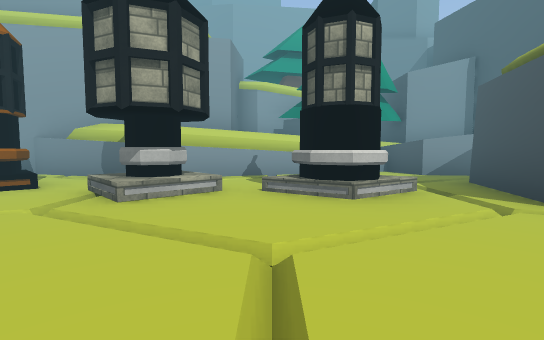
view 1 (above)

15 first-person views from a walk through a scene from a Unity 3-D project. The camera is 1.2 m above the floor, tilts 4° down and sees 85° across. The floor is counted in squares, 2 m on a side. Each view is taken from the middle of a square. On the plan, view 1 faces up. The plan holds only what a view shows up to about 9 squares ahead; the rest is blank. The place goes on beyond the plan. The player character is not drawn. Some surface patterns are stand-ins.

view 2
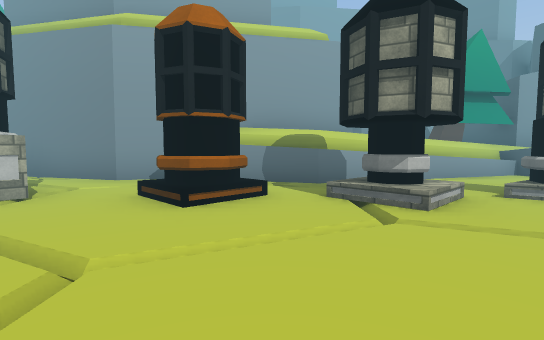

view 3
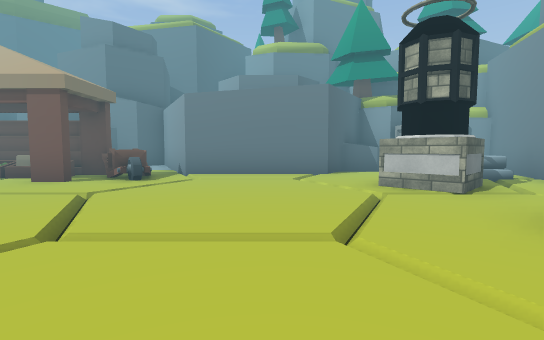

view 4
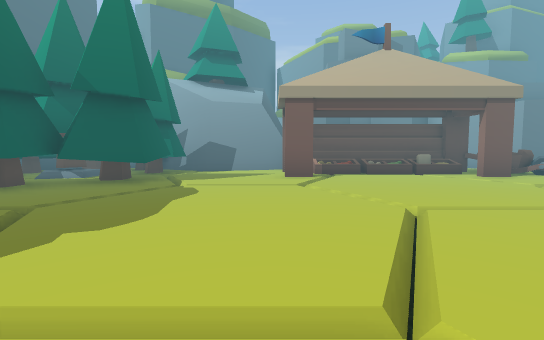

view 5
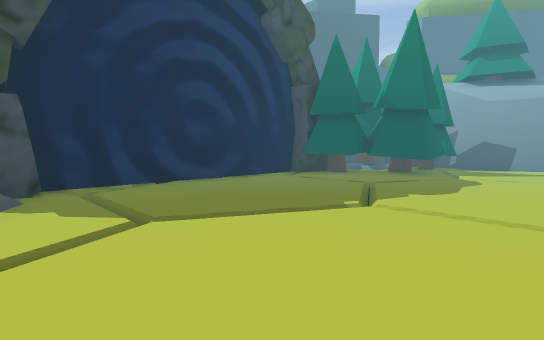

view 6
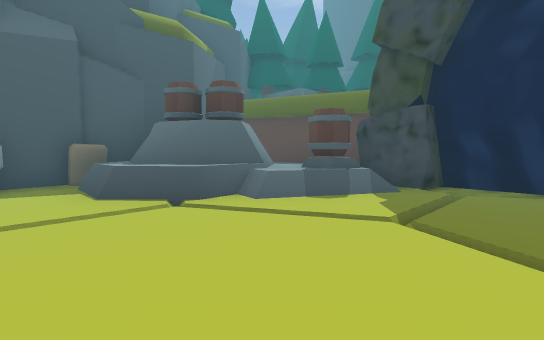

view 7
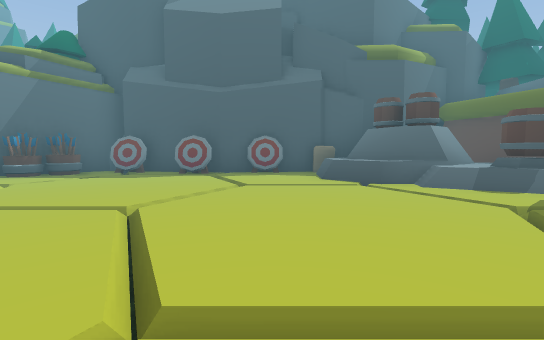

view 8
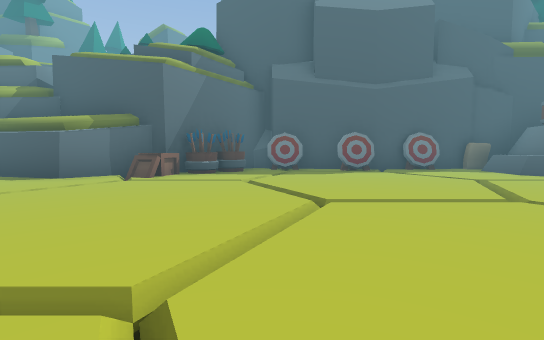

view 9
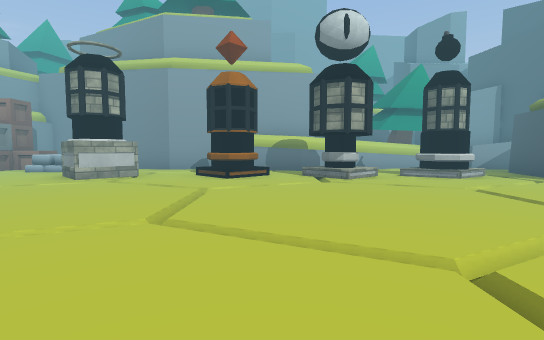

view 10
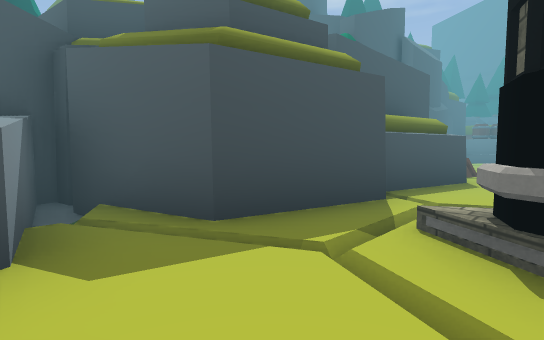

view 11
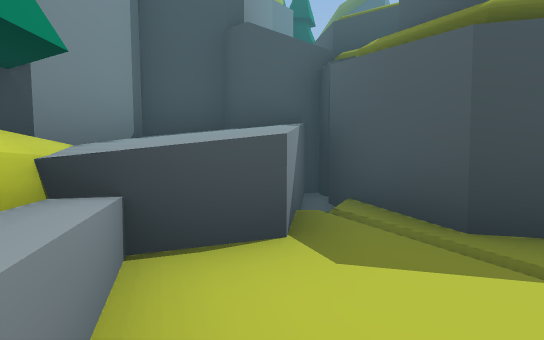

view 12
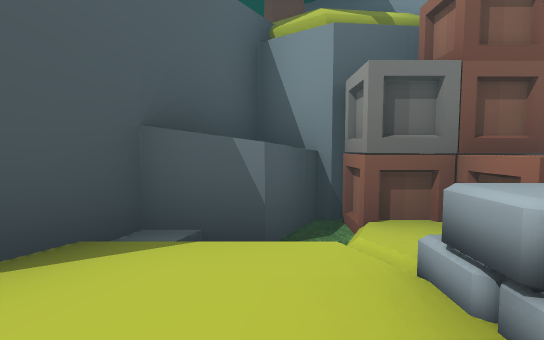

view 13
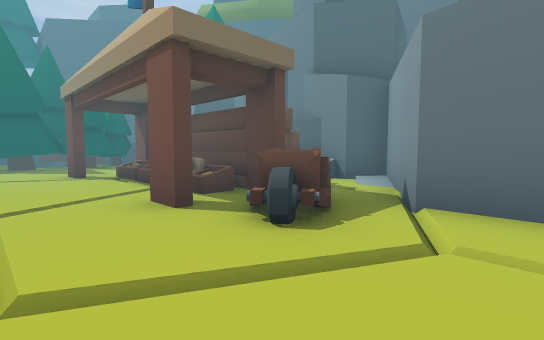

view 14
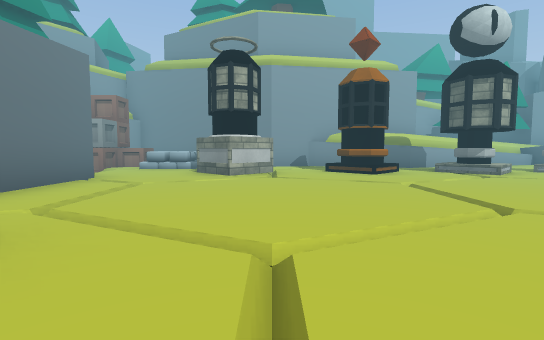

view 15
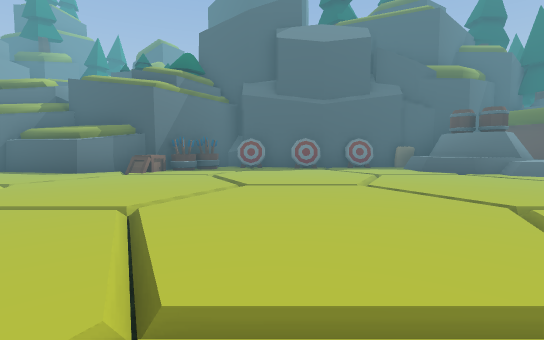

### Floor plan
Key: @ floor where view 1 was taken; # wall or solid block; . main floor; - floor 0.25 m lower than the main floor; : floor 0.5 m higher than the main floor; / step, stairs or slope; = window, fence, low wall or low ledge; ^ raised ledge; T tower; S sack; B barrel; C crate; O other object.
Columns run from 12 left of view 1 to 6 right of it. Each row starts with its distance up from view 1.
  9                ^^
  8               #^#
  7  O#O##      ##^^#
  6 #CC /#O#####^..^###
  5 #C.    /././   /###
  4 ##/ .TT/T/TT T O
  3  ##  T-././  T O
  2   #   ././.    #
  1   #       .    #
  0   #   .  .  @  #
 -1   #/           ##
 -2  ##OO          COO#
 -3   ##O -  .      O##
 -4    #     /       ##
 -5  ###   .         #
 -6    #            O#
 -7    OO            #
 -8   #      . . .   O
 -9   #            =^S
-10   #/          =^##
-11   #OOOO      .:B##
-12   OOOOOO     /B###
-13    OOOOO./O/ #####
-14   #OO   ###OO ##
-15   #

Positions as (right, up) in squares from view 1, and headings:
1: (0, 0), facing up
2: (-3, 0), facing up
3: (-2, 1), facing left
4: (-1, -8), facing left
5: (1, -8), facing down-left
6: (-1, -8), facing down-right
7: (-3, -8), facing right
8: (-3, -4), facing right
9: (-3, -3), facing up
10: (1, 6), facing down-right
11: (1, 6), facing right
12: (-8, 4), facing left
13: (-6, 0), facing down-left
14: (-6, -3), facing up
15: (-5, -5), facing right
